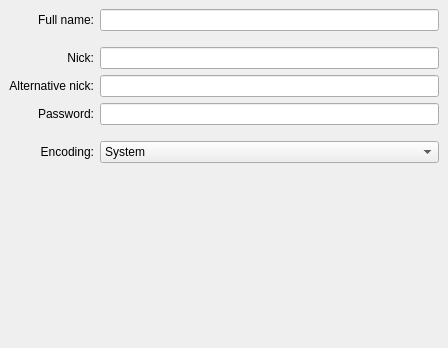
<?xml version="1.0" encoding="UTF-8"?>
<ui version="4.0">
 <class>EditNickForm</class>
 <widget class="QWidget" name="EditNickForm">
  <property name="geometry">
   <rect>
    <x>0</x>
    <y>0</y>
    <width>448</width>
    <height>348</height>
   </rect>
  </property>
  <property name="windowTitle">
   <string>Form</string>
  </property>
  <layout class="QGridLayout" name="scrollAreaGridLayout">
   <property name="horizontalSpacing">
    <number>0</number>
   </property>
   <property name="margin">
    <number>0</number>
   </property>
   <item row="0" column="0">
    <widget class="QScrollArea" name="scrollArea">
     <property name="frameShape">
      <enum>QFrame::NoFrame</enum>
     </property>
     <property name="widgetResizable">
      <bool>true</bool>
     </property>
     <widget class="QWidget" name="scrollAreaWidgetContents">
      <property name="geometry">
       <rect>
        <x>0</x>
        <y>0</y>
        <width>448</width>
        <height>348</height>
       </rect>
      </property>
      <layout class="QGridLayout" name="gridLayout_2">
       <item row="2" column="0">
        <widget class="QLabel" name="label">
         <property name="text">
          <string>Nick:</string>
         </property>
         <property name="alignment">
          <set>Qt::AlignRight|Qt::AlignTrailing|Qt::AlignVCenter</set>
         </property>
        </widget>
       </item>
       <item row="8" column="0" colspan="2">
        <spacer name="verticalSpacer">
         <property name="orientation">
          <enum>Qt::Vertical</enum>
         </property>
         <property name="sizeHint" stdset="0">
          <size>
           <width>20</width>
           <height>40</height>
          </size>
         </property>
        </spacer>
       </item>
       <item row="6" column="0">
        <widget class="QLabel" name="label_2">
         <property name="text">
          <string>Encoding:</string>
         </property>
         <property name="alignment">
          <set>Qt::AlignRight|Qt::AlignTrailing|Qt::AlignVCenter</set>
         </property>
        </widget>
       </item>
       <item row="0" column="0">
        <widget class="QLabel" name="label_3">
         <property name="text">
          <string>Full name:</string>
         </property>
         <property name="alignment">
          <set>Qt::AlignRight|Qt::AlignTrailing|Qt::AlignVCenter</set>
         </property>
        </widget>
       </item>
       <item row="3" column="0">
        <widget class="QLabel" name="label_4">
         <property name="text">
          <string>Alternative nick:</string>
         </property>
         <property name="alignment">
          <set>Qt::AlignRight|Qt::AlignTrailing|Qt::AlignVCenter</set>
         </property>
        </widget>
       </item>
       <item row="1" column="0">
        <spacer name="verticalSpacer_2">
         <property name="orientation">
          <enum>Qt::Vertical</enum>
         </property>
         <property name="sizeType">
          <enum>QSizePolicy::Fixed</enum>
         </property>
         <property name="sizeHint" stdset="0">
          <size>
           <width>20</width>
           <height>10</height>
          </size>
         </property>
        </spacer>
       </item>
       <item row="5" column="0">
        <spacer name="verticalSpacer_3">
         <property name="orientation">
          <enum>Qt::Vertical</enum>
         </property>
         <property name="sizeType">
          <enum>QSizePolicy::Fixed</enum>
         </property>
         <property name="sizeHint" stdset="0">
          <size>
           <width>20</width>
           <height>10</height>
          </size>
         </property>
        </spacer>
       </item>
       <item row="6" column="1">
        <widget class="QComboBox" name="encodingBox">
         <property name="currentIndex">
          <number>0</number>
         </property>
         <item>
          <property name="text">
           <string>System</string>
          </property>
         </item>
         <item>
          <property name="text">
           <string>Apple Roman</string>
          </property>
         </item>
         <item>
          <property name="text">
           <string>Big5</string>
          </property>
         </item>
         <item>
          <property name="text">
           <string>Big5-HKSCS</string>
          </property>
         </item>
         <item>
          <property name="text">
           <string>EUC-JP</string>
          </property>
         </item>
         <item>
          <property name="text">
           <string>EUC-KR</string>
          </property>
         </item>
         <item>
          <property name="text">
           <string>GB18030-0</string>
          </property>
         </item>
         <item>
          <property name="text">
           <string>IBM 850</string>
          </property>
         </item>
         <item>
          <property name="text">
           <string>IBM 866</string>
          </property>
         </item>
         <item>
          <property name="text">
           <string>IBM 874</string>
          </property>
         </item>
         <item>
          <property name="text">
           <string>ISO 2022-JP</string>
          </property>
         </item>
         <item>
          <property name="text">
           <string>ISO 8859-1</string>
          </property>
         </item>
         <item>
          <property name="text">
           <string>ISO 8859-2</string>
          </property>
         </item>
         <item>
          <property name="text">
           <string>ISO 8859-3</string>
          </property>
         </item>
         <item>
          <property name="text">
           <string>ISO 8859-4</string>
          </property>
         </item>
         <item>
          <property name="text">
           <string>ISO 8859-5</string>
          </property>
         </item>
         <item>
          <property name="text">
           <string>ISO 8859-6</string>
          </property>
         </item>
         <item>
          <property name="text">
           <string>ISO 8859-7</string>
          </property>
         </item>
         <item>
          <property name="text">
           <string>ISO 8859-8</string>
          </property>
         </item>
         <item>
          <property name="text">
           <string>ISO 8859-9</string>
          </property>
         </item>
         <item>
          <property name="text">
           <string>ISO 8859-10</string>
          </property>
         </item>
         <item>
          <property name="text">
           <string>ISO 8859-13</string>
          </property>
         </item>
         <item>
          <property name="text">
           <string>ISO 8859-14</string>
          </property>
         </item>
         <item>
          <property name="text">
           <string>ISO 8859-15</string>
          </property>
         </item>
         <item>
          <property name="text">
           <string>ISO 8859-16</string>
          </property>
         </item>
         <item>
          <property name="text">
           <string>Iscii-Bng</string>
          </property>
         </item>
         <item>
          <property name="text">
           <string>Iscii-Dev</string>
          </property>
         </item>
         <item>
          <property name="text">
           <string>Iscii-Gjr</string>
          </property>
         </item>
         <item>
          <property name="text">
           <string>Iscii-Knd</string>
          </property>
         </item>
         <item>
          <property name="text">
           <string>Iscii-Mlm</string>
          </property>
         </item>
         <item>
          <property name="text">
           <string>Iscii-Ori</string>
          </property>
         </item>
         <item>
          <property name="text">
           <string>Iscii-Pnj</string>
          </property>
         </item>
         <item>
          <property name="text">
           <string>Iscii-Tlg</string>
          </property>
         </item>
         <item>
          <property name="text">
           <string>Iscii-Tml</string>
          </property>
         </item>
         <item>
          <property name="text">
           <string>JIS X 0201</string>
          </property>
         </item>
         <item>
          <property name="text">
           <string>JIS X 0208</string>
          </property>
         </item>
         <item>
          <property name="text">
           <string>KOI8-R</string>
          </property>
         </item>
         <item>
          <property name="text">
           <string>KOI8-U</string>
          </property>
         </item>
         <item>
          <property name="text">
           <string>MuleLao-1</string>
          </property>
         </item>
         <item>
          <property name="text">
           <string>ROMAN8</string>
          </property>
         </item>
         <item>
          <property name="text">
           <string>Shift-JIS</string>
          </property>
         </item>
         <item>
          <property name="text">
           <string>TIS-620</string>
          </property>
         </item>
         <item>
          <property name="text">
           <string>TSCII</string>
          </property>
         </item>
         <item>
          <property name="text">
           <string>UTF-8</string>
          </property>
         </item>
         <item>
          <property name="text">
           <string>UTF-16</string>
          </property>
         </item>
         <item>
          <property name="text">
           <string>UTF-16BE</string>
          </property>
         </item>
         <item>
          <property name="text">
           <string>UTF-16LE</string>
          </property>
         </item>
         <item>
          <property name="text">
           <string>Windows-1250</string>
          </property>
         </item>
         <item>
          <property name="text">
           <string>Windows-1251</string>
          </property>
         </item>
         <item>
          <property name="text">
           <string>Windows-1252</string>
          </property>
         </item>
         <item>
          <property name="text">
           <string>Windows-1253</string>
          </property>
         </item>
         <item>
          <property name="text">
           <string>Windows-1254</string>
          </property>
         </item>
         <item>
          <property name="text">
           <string>Windows-1255</string>
          </property>
         </item>
         <item>
          <property name="text">
           <string>Windows-1256</string>
          </property>
         </item>
         <item>
          <property name="text">
           <string>Windows-1257</string>
          </property>
         </item>
         <item>
          <property name="text">
           <string>Windows-1258</string>
          </property>
         </item>
         <item>
          <property name="text">
           <string>WINSAMI2</string>
          </property>
         </item>
        </widget>
       </item>
       <item row="3" column="1">
        <widget class="QLineEdit" name="alternativeNickEdit"/>
       </item>
       <item row="2" column="1">
        <widget class="QLineEdit" name="nickEdit"/>
       </item>
       <item row="0" column="1">
        <widget class="QLineEdit" name="fullNameEdit"/>
       </item>
       <item row="4" column="0">
        <widget class="QLabel" name="label_5">
         <property name="text">
          <string>Password:</string>
         </property>
         <property name="alignment">
          <set>Qt::AlignRight|Qt::AlignTrailing|Qt::AlignVCenter</set>
         </property>
        </widget>
       </item>
       <item row="4" column="1">
        <widget class="QLineEdit" name="passwordEdit">
         <property name="echoMode">
          <enum>QLineEdit::Password</enum>
         </property>
        </widget>
       </item>
      </layout>
     </widget>
    </widget>
   </item>
  </layout>
 </widget>
 <tabstops>
  <tabstop>fullNameEdit</tabstop>
  <tabstop>nickEdit</tabstop>
  <tabstop>alternativeNickEdit</tabstop>
  <tabstop>passwordEdit</tabstop>
  <tabstop>encodingBox</tabstop>
  <tabstop>scrollArea</tabstop>
 </tabstops>
 <resources/>
 <connections/>
</ui>
